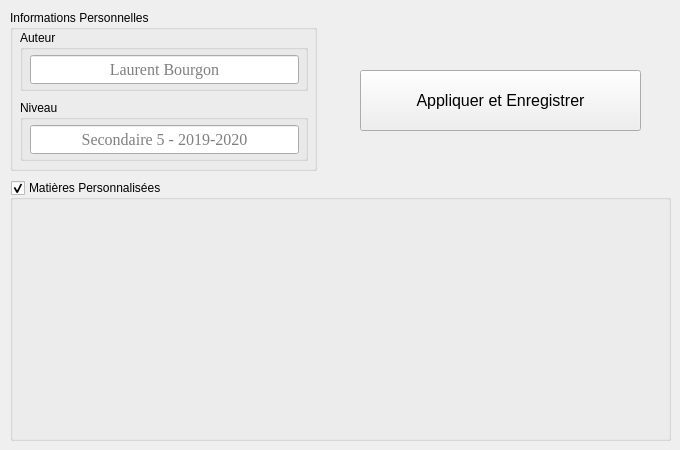
    <widget class="QWidget" name="configTab">
     <attribute name="title">
      <string>Configurateur</string>
     </attribute>
     <attribute name="toolTip">
      <string>Modifier les Informations</string>
     </attribute>
     <widget class="QGroupBox" name="infoPerso">
      <property name="geometry">
       <rect>
        <x>10</x>
        <y>10</y>
        <width>307</width>
        <height>161</height>
       </rect>
      </property>
      <property name="title">
       <string>Informations Personnelles</string>
      </property>
      <widget class="QGroupBox" name="auteurConfig">
       <property name="geometry">
        <rect>
         <x>10</x>
         <y>20</y>
         <width>288</width>
         <height>61</height>
        </rect>
       </property>
       <property name="title">
        <string>Auteur</string>
       </property>
       <widget class="AdvancedLineEdit" name="auteurLineEdit">
        <property name="geometry">
         <rect>
          <x>10</x>
          <y>25</y>
          <width>269</width>
          <height>29</height>
         </rect>
        </property>
        <property name="sizePolicy">
         <sizepolicy hsizetype="Expanding" vsizetype="Expanding">
          <horstretch>0</horstretch>
          <verstretch>0</verstretch>
         </sizepolicy>
        </property>
        <property name="font">
         <font>
          <family>Times New Roman</family>
          <pointsize>12</pointsize>
         </font>
        </property>
        <property name="alignment">
         <set>Qt::AlignCenter</set>
        </property>
        <property name="placeholderText">
         <string>Laurent Bourgon</string>
        </property>
        <property name="clearButtonEnabled">
         <bool>true</bool>
        </property>
       </widget>
      </widget>
      <widget class="QGroupBox" name="niveauConfig">
       <property name="geometry">
        <rect>
         <x>10</x>
         <y>90</y>
         <width>288</width>
         <height>61</height>
        </rect>
       </property>
       <property name="title">
        <string>Niveau</string>
       </property>
       <widget class="AdvancedLineEdit" name="niveauLineEdit">
        <property name="geometry">
         <rect>
          <x>10</x>
          <y>25</y>
          <width>269</width>
          <height>29</height>
         </rect>
        </property>
        <property name="sizePolicy">
         <sizepolicy hsizetype="Expanding" vsizetype="Expanding">
          <horstretch>0</horstretch>
          <verstretch>0</verstretch>
         </sizepolicy>
        </property>
        <property name="font">
         <font>
          <family>Times New Roman</family>
          <pointsize>12</pointsize>
         </font>
        </property>
        <property name="alignment">
         <set>Qt::AlignCenter</set>
        </property>
        <property name="placeholderText">
         <string>Secondaire 5 - 2019-2020</string>
        </property>
        <property name="clearButtonEnabled">
         <bool>true</bool>
        </property>
       </widget>
      </widget>
     </widget>
     <widget class="QWidget" name="verticalLayoutWidget_4">
      <property name="geometry">
       <rect>
        <x>330</x>
        <y>20</y>
        <width>341</width>
        <height>161</height>
       </rect>
      </property>
      <layout class="QVBoxLayout" name="configSaveLayout" stretch="0">
       <property name="spacing">
        <number>0</number>
       </property>
       <property name="leftMargin">
        <number>30</number>
       </property>
       <property name="topMargin">
        <number>50</number>
       </property>
       <property name="rightMargin">
        <number>30</number>
       </property>
       <property name="bottomMargin">
        <number>50</number>
       </property>
       <item>
        <widget class="ConfigPushButton" name="configSaveButton">
         <property name="sizePolicy">
          <sizepolicy hsizetype="Minimum" vsizetype="Minimum">
           <horstretch>0</horstretch>
           <verstretch>0</verstretch>
          </sizepolicy>
         </property>
         <property name="font">
          <font>
           <pointsize>12</pointsize>
          </font>
         </property>
         <property name="cursor">
          <cursorShape>PointingHandCursor</cursorShape>
         </property>
         <property name="text">
          <string>Appliquer et Enregistrer</string>
         </property>
        </widget>
       </item>
      </layout>
     </widget>
     <widget class="QGroupBox" name="matieresConfig">
      <property name="geometry">
       <rect>
        <x>10</x>
        <y>180</y>
        <width>661</width>
        <height>261</height>
       </rect>
      </property>
      <property name="title">
       <string>Matières Personnalisées</string>
      </property>
      <property name="flat">
       <bool>false</bool>
      </property>
      <property name="checkable">
       <bool>true</bool>
      </property>
      <property name="checked">
       <bool>true</bool>
      </property>
      <widget class="MatiereTable" name="matiereTable" native="true">
       <property name="geometry">
        <rect>
         <x>0</x>
         <y>30</y>
         <width>661</width>
         <height>231</height>
        </rect>
       </property>
      </widget>
     </widget>
    </widget>
